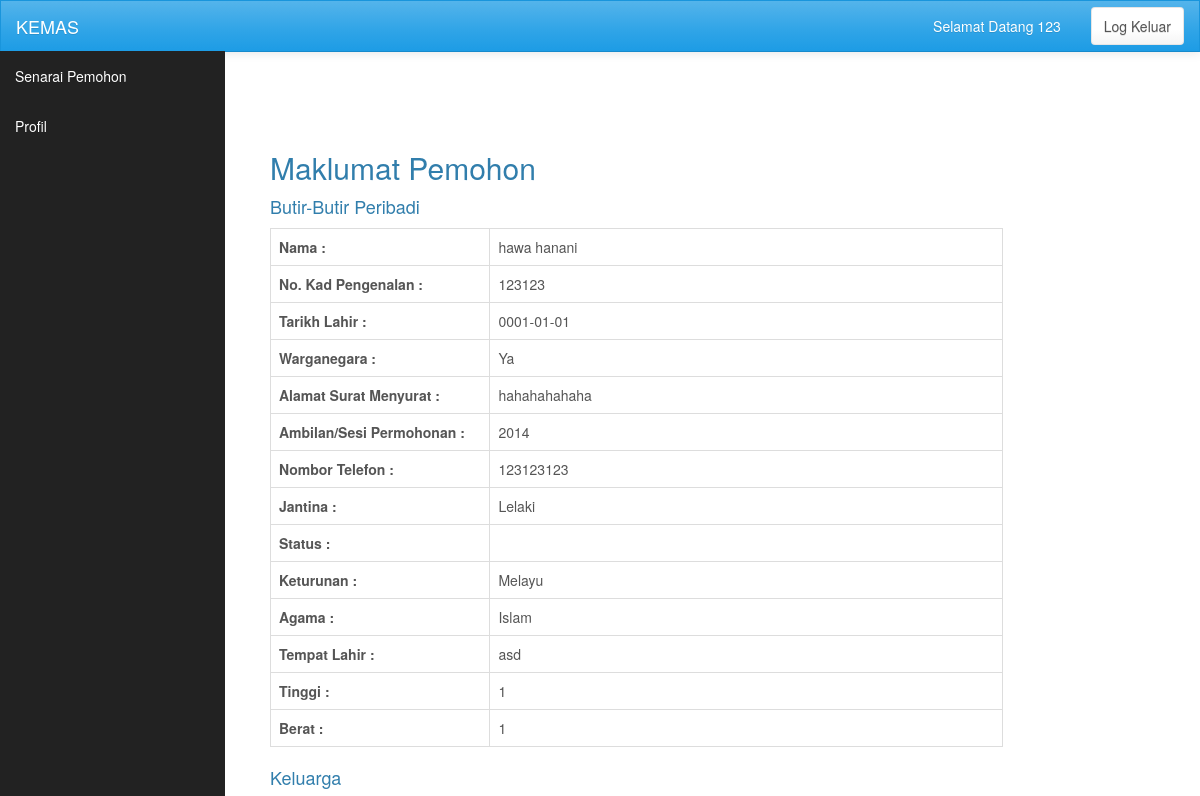
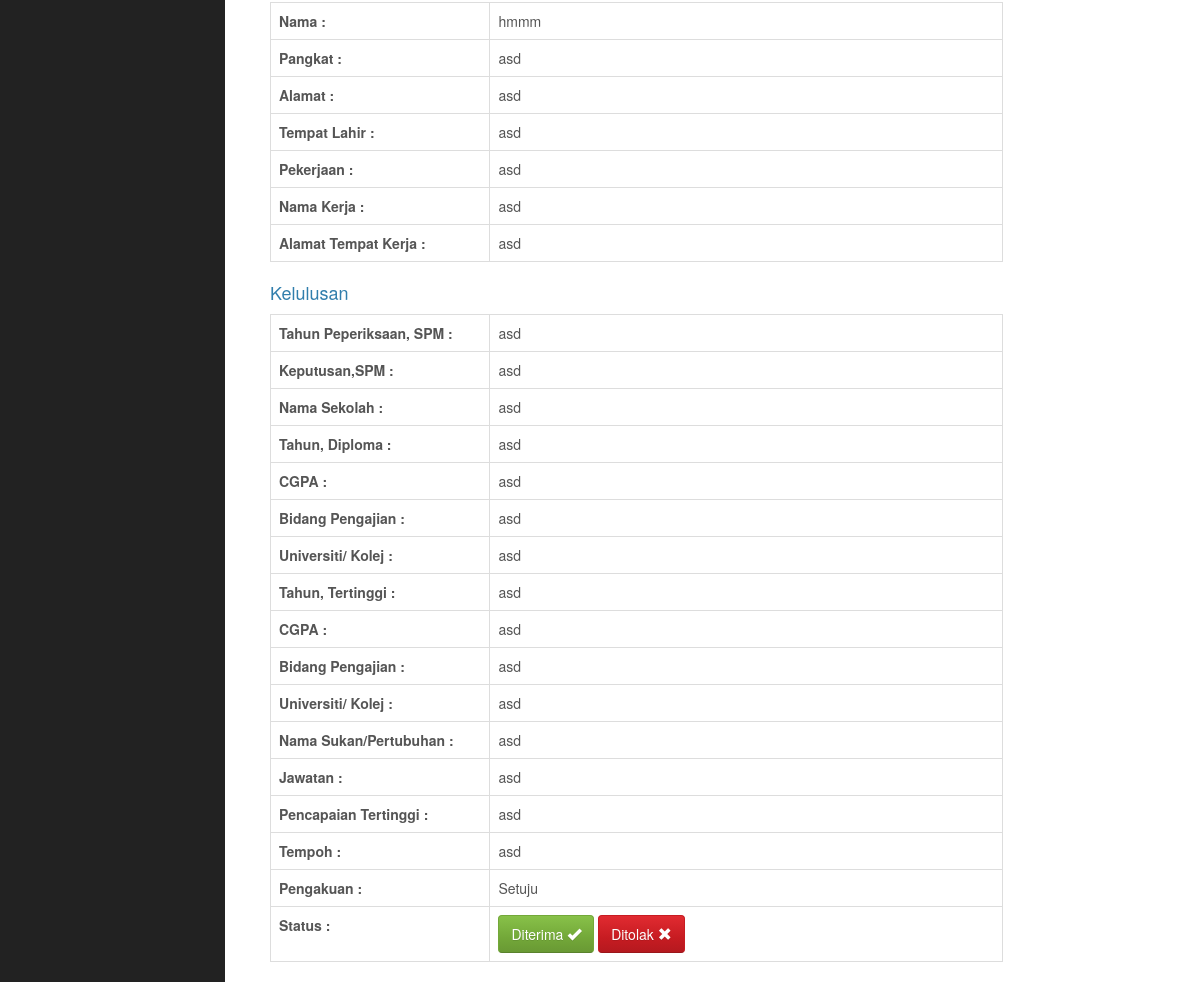
Page /view_admin.php?id=hawa hanani (signed in) on the committed database (2 pictures, top to bottom).
### tables this page shows
CREATE TABLE `permohonan` (
  `id` int(1) NOT NULL,
  `username` varchar(255) NOT NULL,
  `nama` varchar(255) DEFAULT NULL,
  `no_kp` varchar(255) DEFAULT NULL,
  `tarikhlahir` date DEFAULT NULL,
  `warganegara` varchar(255) DEFAULT NULL,
  `alamat` varchar(255) DEFAULT NULL,
  `ambilan` varchar(255) DEFAULT NULL,
  `notel` varchar(255) DEFAULT NULL,
  `jantina` varchar(255) DEFAULT NULL,
  `status` varchar(255) DEFAULT NULL,
  `keturunan` varchar(255) DEFAULT NULL,
  `agama` varchar(255) DEFAULT NULL,
  `tempatlahir` varchar(255) DEFAULT NULL,
  `tinggi` varchar(255) DEFAULT NULL,
  `berat` varchar(255) DEFAULT NULL,
  `nama_keluarga` varchar(255) DEFAULT NULL,
  `pangkat` varchar(255) DEFAULT NULL,
  `alamat_keluarga` varchar(255) DEFAULT NULL,
  `tempatlahir_keluarga` varchar(255) DEFAULT NULL,
  `pekerjaan` varchar(255) DEFAULT NULL,
  `namakerja` varchar(255) DEFAULT NULL,
  `alamatkerja` varchar(255) DEFAULT NULL,
  `tahun_spm` varchar(255) DEFAULT NULL,
  `keputusan_spm` varchar(255) DEFAULT NULL,
  `namasek_spm` varchar(255) DEFAULT NULL,
  `tahun_dip` varchar(255) DEFAULT NULL,
  `cgpa_dip` varchar(255) DEFAULT NULL,
  `bidang_dip` varchar(255) DEFAULT NULL,
  `universiti_dip` varchar(255) DEFAULT NULL,
  `tahun_tinggi` varchar(255) DEFAULT NULL,
  `cgpa_tinggi` varchar(255) DEFAULT NULL,
  `bidang_tinggi` varchar(255) DEFAULT NULL,
  `universiti_tinggi` varchar(255) DEFAULT NULL,
  `nama_sukan` varchar(255) DEFAULT NULL,
  `jawatan` varchar(255) DEFAULT NULL,
  `pencapaian` varchar(255) DEFAULT NULL,
  `tempoh` varchar(255) DEFAULT NULL,
  `syarat` varchar(255) DEFAULT NULL,
  `status_admin` varchar(255) DEFAULT 'Dalam proses',
  `iv_date` varchar(255) DEFAULT NULL
);

### view_admin.php (the view, shortened to what this page needs)
<?php
$id = $_GET['id'];
include "inc/dbconn.php";
$view = "SELECT * FROM permohonan WHERE nama = '$id' ";
$run = mysqli_query($db, $view);
$row = mysqli_fetch_assoc($run);
include "inc/header.php";
include "inc/nav_app.php";
?>
	<div id="wrapper">
		<div class="content">
			<div class="col-md-10">
				<h2>Maklumat Pemohon</h2>
				<table class="table table-bordered table-hover">
					<tbody>
						<h4>Butir-Butir Peribadi</h4>
						<tr>
							<th width="30%">Nama :</th>
							<td>
								<?php echo $row['nama']?>
							</td>
						</tr>
						<tr>
							<th>No. Kad Pengenalan : </th>
							<td>
								<?php echo $row['no_kp']?>
							</td>
						</tr>
						<tr>
							<th>Tarikh Lahir : </th>
							<td>
								<?php echo $row['tarikhlahir']?>
							</td>
						</tr>
						<tr>
							<th>Warganegara : </th>
							<td>
								<?php echo $row['warganegara']?>
							</td>
						</tr>
						<tr>
							<th>Alamat Surat Menyurat : </th>
							<td>
								<?php echo $row['alamat']?>
							</td>
						</tr>
						<tr>
							<th>Ambilan/Sesi Permohonan : </th>
							<td>
								<?php echo $row['ambilan']?>
							</td>
						</tr>
						<tr>
							<th>Nombor Telefon : </th>
							<td>
								<?php echo $row['notel']?>
							</td>
						</tr>
						<tr>
							<th>Jantina : </th>
							<td>
								<?php echo $row['jantina']?>
							</td>
						</tr>
						<tr>
							<th>Status : </th>
							<td>
							</td>
						</tr>
						<tr>
							<th>Keturunan : </th>
							<td>
								<?php echo $row['keturunan']?>
							</td>
						</tr>
						<tr>
							<th>Agama : </th>
							<td>
								<?php echo $row['agama']?>
							</td>
						</tr>
						<tr>
							<th>Tempat Lahir : </th>
							<td>
								<?php echo $row['tempatlahir']?>
							</td>
						</tr>
						<tr>
							<th>Tinggi : </th>
							<td>
								<?php echo $row['tinggi']?>
							</td>
						</tr>
						<tr>
							<th>Berat : </th>
							<td>
								<?php echo $row['berat']?>
							</td>
						</tr>
					</tbody>
				</table>
				<table class="table table-bordered table-hover">
					<tbody>
						<h4>Keluarga</h4>
						<tr>
							<th width="30%">Nama : </th>
							<td>
								<?php echo $row['nama_keluarga']?>
							</td>
						</tr>
						<tr>
							<th>Pangkat : </th>
							<td>
								<?php echo $row['pangkat']?>
							</td>
						</tr>
						<tr>
							<th>Alamat : </th>
							<td>
								<?php echo $row['alamat_keluarga']?>
							</td>
						</tr>
						<tr>
							<th>Tempat Lahir : </th>
							<td>
								<?php echo $row['tempatlahir_keluarga']?>
							</td>
						</tr>
						<tr>
							<th>Pekerjaan : </th>
							<td>
								<?php echo $row['pekerjaan']?>
							</td>
						</tr>
						<tr>
							<th>Nama Kerja : </th>
							<td>
								<?php echo $row['namakerja']?>
							</td>
						</tr>
						<tr>
							<th>Alamat Tempat Kerja : </th>
							<td>
								<?php echo $row['alamatkerja']?>
							</td>
						</tr>
					</tbody>
				</table>
				<table class="table table-bordered table-hover">
					<tbody>
						<h4>Kelulusan</h4>
						<tr>
							<th width="30%">Tahun Peperiksaan, SPM : </th>
							<td>
								<?php echo $row['tahun_spm']?>
							</td>
						</tr>
						<tr>
							<th>Keputusan,SPM : </th>
							<td>
								<?php echo $row['keputusan_spm']?>
							</td>
						</tr>
						<tr>
							<th>Nama Sekolah : </th>
							<td>
								<?php echo $row['namasek_spm']?>
							</td>
						</tr>
						<tr>
							<th>Tahun, Diploma : </th>
							<td>
								<?php echo $row['tahun_dip']?>
							</td>
						</tr>
						<tr>
							<th>CGPA : </th>
							<td>
								<?php echo $row['cgpa_dip']?>
							</td>
						</tr>
						<tr>
							<th>Bidang Pengajian : </th>
							<td>
								<?php echo $row['bidang_dip']?>
							</td>
						</tr>
						<tr>
							<th>Universiti/ Kolej : </th>
							<td>
								<?php echo $row['universiti_dip']?>
							</td>
						</tr>
						<tr>
							<th>Tahun, Tertinggi : </th>
							<td>
								<?php echo $row['tahun_tinggi']?>
							</td>
						</tr>
						<tr>
							<th>CGPA : </th>
							<td>
								<?php echo $row['cgpa_tinggi']?>
							</td>
						</tr>
						<tr>
							<th>Bidang Pengajian : </th>
							<td>
								<?php echo $row['bidang_tinggi']?>
							</td>
						</tr>
						<tr>
							<th>Universiti/ Kolej : </th>
							<td>
								<?php echo $row['universiti_tinggi']?>
							</td>
						</tr>
						<tr>
							<th>Nama Sukan/Pertubuhan : </th>
							<td>
								<?php echo $row['nama_sukan']?>
							</td>
						</tr>
						<tr>
							<th>Jawatan : </th>
							<td>
								<?php echo $row['jawatan']?>
							</td>
						</tr>
						<tr>
							<th>Pencapaian Tertinggi : </th>
							<td>
								<?php echo $row['pencapaian']?>
							</td>
						</tr>
						<tr>
							<th>Tempoh : </th>
							<td>
								<?php echo $row['tempoh']?>
							</td>
						</tr>
						<tr>
							<th>Pengakuan : </th>
							<td>
								<?php echo $row['syarat']?>
							</td>
						</tr>
						<tr>
							<th>Status : </th>
							<td>
								<form class="form-inline" action="" method="POST">
									<button class="btn btn-success" name="status" value="Diterima">
									Diterima
										<span class="glyphicon glyphicon-ok"></span>
									</button>
									<button class="btn btn-danger" name="status" value="Ditolak">
										Ditolak
										<span class="glyphicon glyphicon-remove"></span>
									</button>
								</form>
							</td>
						</tr>
					</tbody>
				</table>
			</div>
		</div>

### css/app.css (style rules this page uses)
html, body { height: 100%; }
#wrapper { padding: 100px 0px 100px 225px; }
.content { padding: 30px; }

### rows in the picture
permohonan: nama "hawa hanani", no_kp "123123", tarikhlahir "0001-01-01", warganegara "Ya", alamat "hahahahahaha", ambilan "2014", notel "123123123", jantina "Lelaki", keturunan "Melayu", agama "Islam", tempatlahir "asd", tinggi "1", berat "1", nama_keluarga "hmmm", pangkat "asd", alamat_keluarga "asd", tempatlahir_keluarga "asd", pekerjaan "asd", namakerja "asd", alamatkerja "asd", tahun_spm "asd", keputusan_spm "asd", namasek_spm "asd", tahun_dip "asd", cgpa_dip "asd", bidang_dip "asd", universiti_dip "asd", tahun_tinggi "asd", cgpa_tinggi "asd", bidang_tinggi "asd", universiti_tinggi "asd", nama_sukan "asd", jawatan "asd", pencapaian "asd", tempoh "asd", syarat "Setuju"

### other values in the picture
$_SESSION['id_admin'] "123"
